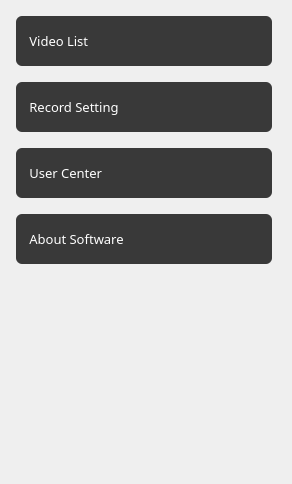
    <widget class="QWidget" name="SideBar" native="true">
     <property name="geometry">
      <rect>
       <x>0</x>
       <y>0</y>
       <width>292</width>
       <height>484</height>
      </rect>
     </property>
     <property name="mouseTracking">
      <bool>true</bool>
     </property>
     <property name="focusPolicy">
      <enum>Qt::ClickFocus</enum>
     </property>
     <property name="styleSheet">
      <string notr="true">QWidget#SideBar{
background-color: #2d2d2d;
border-radius: 4px;
}</string>
     </property>
     <widget class="QPushButton" name="UserBtn">
      <property name="geometry">
       <rect>
        <x>16</x>
        <y>148</y>
        <width>256</width>
        <height>50</height>
       </rect>
      </property>
      <property name="font">
       <font>
        <family>Sans Serif</family>
        <pointsize>10</pointsize>
       </font>
      </property>
      <property name="styleSheet">
       <string notr="true">border: 0px;
background-color:#393939;
color: rgb(255, 255, 255);
border-radius: 6px;
text-align:left center;
padding-left:10px;
</string>
      </property>
      <property name="text">
       <string> User Center</string>
      </property>
      <property name="icon">
       <iconset resource="../data/src.qrc">
        <normaloff>:/images/usericon.svg</normaloff>:/images/usericon.svg</iconset>
      </property>
      <property name="iconSize">
       <size>
        <width>16</width>
        <height>16</height>
       </size>
      </property>
     </widget>
     <widget class="QPushButton" name="ListBtn">
      <property name="geometry">
       <rect>
        <x>16</x>
        <y>16</y>
        <width>256</width>
        <height>50</height>
       </rect>
      </property>
      <property name="font">
       <font>
        <family>Sans Serif</family>
        <pointsize>10</pointsize>
       </font>
      </property>
      <property name="styleSheet">
       <string notr="true">QPushButton#ListBtn{
border: 0px;
background-color:#393939;
color: rgb(255, 255, 255);
border-radius: 6px;
text-align:left center;
padding-left:10px;
}
</string>
      </property>
      <property name="text">
       <string> Video List</string>
      </property>
      <property name="icon">
       <iconset resource="../data/src.qrc">
        <normaloff>:/images/listicon.svg</normaloff>:/images/listicon.svg</iconset>
      </property>
      <property name="iconSize">
       <size>
        <width>16</width>
        <height>16</height>
       </size>
      </property>
     </widget>
     <widget class="QPushButton" name="ConfigBtn">
      <property name="geometry">
       <rect>
        <x>16</x>
        <y>82</y>
        <width>256</width>
        <height>50</height>
       </rect>
      </property>
      <property name="font">
       <font>
        <family>Sans Serif</family>
        <pointsize>10</pointsize>
       </font>
      </property>
      <property name="styleSheet">
       <string notr="true">border: 0px;
background-color:#393939;
color: rgb(255, 255, 255);
border-radius: 6px;
text-align:left center;
padding-left:10px;
</string>
      </property>
      <property name="text">
       <string> Record Setting</string>
      </property>
      <property name="icon">
       <iconset resource="../data/src.qrc">
        <normaloff>:/images/configicon.svg</normaloff>:/images/configicon.svg</iconset>
      </property>
      <property name="iconSize">
       <size>
        <width>16</width>
        <height>16</height>
       </size>
      </property>
     </widget>
     <widget class="QLabel" name="userArrow">
      <property name="geometry">
       <rect>
        <x>255</x>
        <y>168</y>
        <width>8</width>
        <height>10</height>
       </rect>
      </property>
      <property name="styleSheet">
       <string notr="true">image: url(:/images/rightArrow.svg);</string>
      </property>
      <property name="text">
       <string/>
      </property>
     </widget>
     <widget class="QLabel" name="listArrow">
      <property name="geometry">
       <rect>
        <x>255</x>
        <y>36</y>
        <width>8</width>
        <height>10</height>
       </rect>
      </property>
      <property name="styleSheet">
       <string notr="true">image: url(:/images/rightArrow.svg);</string>
      </property>
      <property name="text">
       <string/>
      </property>
     </widget>
     <widget class="QLabel" name="configArrow">
      <property name="geometry">
       <rect>
        <x>255</x>
        <y>102</y>
        <width>8</width>
        <height>10</height>
       </rect>
      </property>
      <property name="styleSheet">
       <string notr="true">image: url(:/images/rightArrow.svg);</string>
      </property>
      <property name="text">
       <string/>
      </property>
     </widget>
     <widget class="QPushButton" name="AboutBtn">
      <property name="geometry">
       <rect>
        <x>16</x>
        <y>214</y>
        <width>256</width>
        <height>50</height>
       </rect>
      </property>
      <property name="font">
       <font>
        <family>Sans Serif</family>
        <pointsize>10</pointsize>
       </font>
      </property>
      <property name="styleSheet">
       <string notr="true">border: 0px;
background-color:#393939;
color: rgb(255, 255, 255);
border-radius: 6px;
text-align:left center;
padding-left:10px;
</string>
      </property>
      <property name="text">
       <string> About Software</string>
      </property>
      <property name="icon">
       <iconset resource="../data/src.qrc">
        <normaloff>:/images/infoicon.svg</normaloff>:/images/infoicon.svg</iconset>
      </property>
      <property name="iconSize">
       <size>
        <width>16</width>
        <height>16</height>
       </size>
      </property>
     </widget>
     <widget class="QLabel" name="aboutArrow">
      <property name="geometry">
       <rect>
        <x>255</x>
        <y>234</y>
        <width>8</width>
        <height>10</height>
       </rect>
      </property>
      <property name="styleSheet">
       <string notr="true">image: url(:/images/rightArrow.svg);</string>
      </property>
      <property name="text">
       <string/>
      </property>
     </widget>
    </widget>
